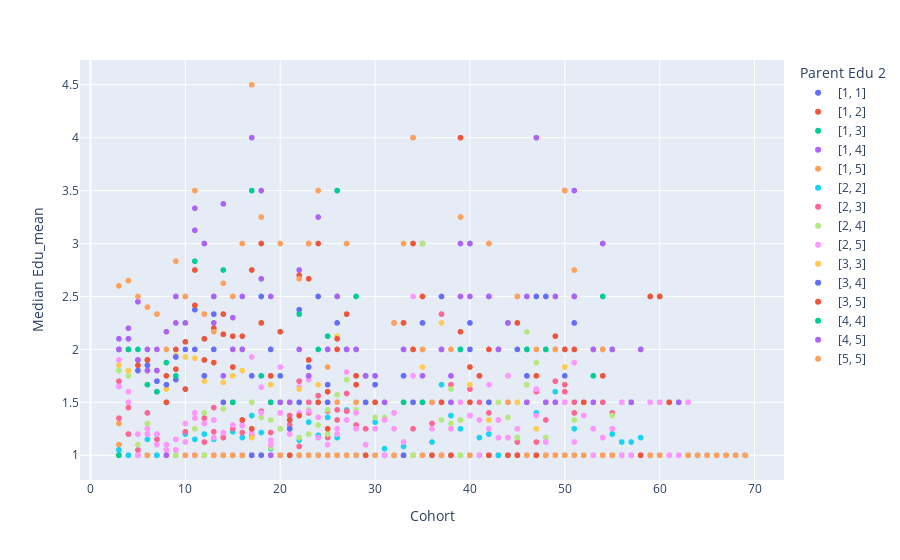

The cell this chart's notebook holds for it:
### Code cell
import plotly.express as px

agg_ls["Parent Edu 2"] = agg_ls["Parent Edu 2"].astype(str)
data = agg_ls[agg_ls['Scenario'] == 1]
fig1 = px.scatter(data, x='Cohort', y='Median Edu_mean', color='Parent Edu 2')

agg_ls["Parent Edu 2"] = agg_ls["Parent Edu 2"].astype(str)
data = agg_ls[agg_ls['Scenario'] == 2]
fig2 = px.scatter(data, x='Cohort', y='Median Edu_mean', color='Parent Edu 2')

agg_ls["Parent Edu 2"] = agg_ls["Parent Edu 2"].astype(str)
data = agg_ls[agg_ls['Scenario'] == 3]
fig3 = px.scatter(data, x='Cohort', y='Median Edu_mean', color='Parent Edu 2')

fig1.show()
fig2.show()
fig3.show()

### Figure 1 — Plotly figure (JSON) as saved in the notebook; plotly's stock layout.template omitted (floating-point values rounded to 4 significant figures; data arrays with more than 128 entries replaced by an {"elided": "..."} marker saying what was removed)
{"data": [{"hovertemplate": "Parent Edu 2=[1, 1]<br>Cohort=%{x}<br>Median Edu_mean=%{y}<extra></extra>", "legendgroup": "[1, 1]", "marker": {"color": "#636efa", "symbol": "circle"}, "mode": "markers", "name": "[1, 1]", "showlegend": true, "type": "scattergl", "x": [3, 4, 5, 6, 7, 8, 9, 10, 11, 12, 13, 14, 15, 16, 17, 18, 19, 20, 21, 22, 23, 24, 25, 26, 27, 28, 29, 30, 31, 32, 33, 34, 35, 36, 37, 38, 39, 40, 41, 42, 43, 44, 45, 46, 47, 48, 49, 50, 51, 52, 53, 54, 55, 56, 57, 58, 59, 60, 61, 62, 63, 64, 65, 66, 67, 68, 69], "xaxis": "x", "y": [1, 1, 1, 1, 1, 1, 1, 1, 1, 1, 1, 1, 1, 1, 1, 1, 1, 1, 1, 1, 1, 1, 1, 1, 1, 1, 1, 1, 1, 1, 1, 1, 1, 1, 1, 1, 1, 1, 1, 1, 1, 1, 1, 1, 1, 1, 1, 1, 1, 1, 1, 1, 1, 1, 1, 1, 1, 1, 1, 1, 1, 1, 1, 1, 1, 1, 1], "yaxis": "y"}, {"hovertemplate": "Parent Edu 2=[1, 2]<br>Cohort=%{x}<br>Median Edu_mean=%{y}<extra></extra>", "legendgroup": "[1, 2]", "marker": {"color": "#EF553B", "symbol": "circle"}, "mode": "markers", "name": "[1, 2]", "showlegend": true, "type": "scattergl", "x": {"elided": "134 int values"}, "xaxis": "x", "y": {"elided": "134 int values"}, "yaxis": "y"}, {"hovertemplate": "Parent Edu 2=[1, 3]<br>Cohort=%{x}<br>Median Edu_mean=%{y}<extra></extra>", "legendgroup": "[1, 3]", "marker": {"color": "#00cc96", "symbol": "circle"}, "mode": "markers", "name": "[1, 3]", "showlegend": true, "type": "scattergl", "x": {"elided": "134 int values"}, "xaxis": "x", "y": {"elided": "134 int values"}, "yaxis": "y"}, {"hovertemplate": "Parent Edu 2=[1, 4]<br>Cohort=%{x}<br>Median Edu_mean=%{y}<extra></extra>", "legendgroup": "[1, 4]", "marker": {"color": "#ab63fa", "symbol": "circle"}, "mode": "markers", "name": "[1, 4]", "showlegend": true, "type": "scattergl", "x": {"elided": "134 int values"}, "xaxis": "x", "y": {"elided": "134 float values"}, "yaxis": "y"}, {"hovertemplate": "Parent Edu 2=[1, 5]<br>Cohort=%{x}<br>Median Edu_mean=%{y}<extra></extra>", "legendgroup": "[1, 5]", "marker": {"color": "#FFA15A", "symbol": "circle"}, "mode": "markers", "name": "[1, 5]", "showlegend": true, "type": "scattergl", "x": {"elided": "134 int values"}, "xaxis": "x", "y": {"elided": "134 float values"}, "yaxis": "y"}, {"hovertemplate": "Parent Edu 2=[2, 2]<br>Cohort=%{x}<br>Median Edu_mean=%{y}<extra></extra>", "legendgroup": "[2, 2]", "marker": {"color": "#19d3f3", "symbol": "circle"}, "mode": "markers", "name": "[2, 2]", "showlegend": true, "type": "scattergl", "x": [3, 4, 5, 6, 7, 8, 9, 10, 11, 12, 13, 14, 15, 16, 17, 18, 19, 20, 21, 22, 23, 24, 25, 26, 27, 28, 29, 30, 31, 32, 33, 34, 35, 36, 37, 38, 39, 40, 41, 42, 43, 44, 45, 46, 47, 48, 49, 50, 51, 52, 53, 54, 55, 56, 57, 58, 59, 60, 61, 62, 63, 64, 65, 66, 67, 68, 69], "xaxis": "x", "y": [1.05, 1, 1, 1.15, 1, 1.1, 1.05, 1.2, 1.15, 1.2, 1.15, 1.167, 1.222, 1.167, 1.375, 1.214, 1.062, 1.4, 1.25, 1.143, 1.312, 1.188, 1.357, 1.167, 1.429, 1.25, 1, 1.312, 1.062, 1.4, 1.083, 1, 3, 1.125, 1.667, 1.375, 1.25, 1.375, 1.167, 1.2, 1, 1.167, 1.167, 2, 1.4, 1.125, 1.6, 1.5, 1.25, 1.375, 1.25, 1.167, 1.2, 1.125, 1.125, 1.167, 1.5, 1.5, 1, 1, 1.5, null, null, null, null, null, null], "yaxis": "y"}, {"hovertemplate": "Parent Edu 2=[2, 3]<br>Cohort=%{x}<br>Median Edu_mean=%{y}<extra></extra>", "legendgroup": "[2, 3]", "marker": {"color": "#FF6692", "symbol": "circle"}, "mode": "markers", "name": "[2, 3]", "showlegend": true, "type": "scattergl", "x": {"elided": "134 int values"}, "xaxis": "x", "y": {"elided": "134 float values"}, "yaxis": "y"}, {"hovertemplate": "Parent Edu 2=[2, 4]<br>Cohort=%{x}<br>Median Edu_mean=%{y}<extra></extra>", "legendgroup": "[2, 4]", "marker": {"color": "#B6E880", "symbol": "circle"}, "mode": "markers", "name": "[2, 4]", "showlegend": true, "type": "scattergl", "x": {"elided": "134 int values"}, "xaxis": "x", "y": {"elided": "134 float values"}, "yaxis": "y"}, {"hovertemplate": "Parent Edu 2=[2, 5]<br>Cohort=%{x}<br>Median Edu_mean=%{y}<extra></extra>", "legendgroup": "[2, 5]", "marker": {"color": "#FF97FF", "symbol": "circle"}, "mode": "markers", "name": "[2, 5]", "showlegend": true, "type": "scattergl", "x": {"elided": "134 int values"}, "xaxis": "x", "y": {"elided": "134 float values"}, "yaxis": "y"}, {"hovertemplate": "Parent Edu 2=[3, 3]<br>Cohort=%{x}<br>Median Edu_mean=%{y}<extra></extra>", "legendgroup": "[3, 3]", "marker": {"color": "#FECB52", "symbol": "circle"}, "mode": "markers", "name": "[3, 3]", "showlegend": true, "type": "scattergl", "x": [3, 4, 5, 6, 7, 8, 9, 10, 11, 12, 13, 14, 15, 16, 17, 18, 19, 20, 21, 22, 23, 24, 25, 26, 27, 28, 29, 30, 31, 32, 33, 34, 35, 36, 37, 38, 39, 40, 41, 42, 43, 44, 45, 46, 47, 48, 49, 50, 51, 52, 53, 54, 55, 56, 57, 58, 59, 60, 61, 62, 63, 64, 65, 66, 67, 68, 69], "xaxis": "x", "y": [1.85, 1.8, 1.9, 1.85, 1.7, 1.625, 1.944, 1.929, 1.917, 1.7, 2, 1.688, 1.75, 1.8, 1.167, 1, 1.667, 1.5, 1.25, 1.625, 1.9, 1.667, 1.25, 2.125, 2, 1.5, 1.5, 1.5, null, null, 1.5, 1.5, 1.833, 1, 2.25, 1, 2, 1.667, 1.75, 1.333, null, 1, 1.5, 1.5, 1.25, 2, 2, 1.833, 2.25, 1.5, 2, 2, 2, null, null, 1, 2.5, 2.5, 1.5, null, null, null, null, null, null, null, null], "yaxis": "y"}, {"hovertemplate": "Parent Edu 2=[3, 4]<br>Cohort=%{x}<br>Median Edu_mean=%{y}<extra></extra>", "legendgroup": "[3, 4]", "marker": {"color": "#636efa", "symbol": "circle"}, "mode": "markers", "name": "[3, 4]", "showlegend": true, "type": "scattergl", "x": {"elided": "134 int values"}, "xaxis": "x", "y": {"elided": "134 float values"}, "yaxis": "y"}, {"hovertemplate": "Parent Edu 2=[3, 5]<br>Cohort=%{x}<br>Median Edu_mean=%{y}<extra></extra>", "legendgroup": "[3, 5]", "marker": {"color": "#EF553B", "symbol": "circle"}, "mode": "markers", "name": "[3, 5]", "showlegend": true, "type": "scattergl", "x": {"elided": "134 int values"}, "xaxis": "x", "y": {"elided": "134 float values"}, "yaxis": "y"}, {"hovertemplate": "Parent Edu 2=[4, 4]<br>Cohort=%{x}<br>Median Edu_mean=%{y}<extra></extra>", "legendgroup": "[4, 4]", "marker": {"color": "#00cc96", "symbol": "circle"}, "mode": "markers", "name": "[4, 4]", "showlegend": true, "type": "scattergl", "x": [3, 4, 5, 6, 7, 8, 9, 10, 11, 12, 13, 14, 15, 16, 17, 18, 19, 20, 21, 22, 23, 24, 25, 26, 27, 28, 29, 30, 31, 32, 33, 34, 35, 36, 37, 38, 39, 40, 41, 42, 43, 44, 45, 46, 47, 48, 49, 50, 51, 52, 53, 54, 55, 56, 57, 58, 59, 60, 61, 62, 63, 64, 65, 66, 67, 68, 69], "xaxis": "x", "y": [2, 2, 2, 1.667, 1.6, 1.875, 1.75, 2.25, 2.833, 3, 2.5, 2.75, 1.5, 2, 3.5, 1.75, 1.5, 1.5, 1.5, 2.333, 1.75, 2, 2.125, 3.5, 2, 2.5, 1.75, 1.75, 1.5, null, 1.5, null, 1.5, null, 2, 1.5, 2, 3, null, 2.5, 2, 2.25, null, 2, 4, 2, null, null, 2.5, null, 1.75, 2.5, 2, null, 1.5, 2, null, null, null, 1.5, null, null, null, null, null, null, null], "yaxis": "y"}, {"hovertemplate": "Parent Edu 2=[4, 5]<br>Cohort=%{x}<br>Median Edu_mean=%{y}<extra></extra>", "legendgroup": "[4, 5]", "marker": {"color": "#ab63fa", "symbol": "circle"}, "mode": "markers", "name": "[4, 5]", "showlegend": true, "type": "scattergl", "x": {"elided": "134 int values"}, "xaxis": "x", "y": {"elided": "134 float values"}, "yaxis": "y"}, {"hovertemplate": "Parent Edu 2=[5, 5]<br>Cohort=%{x}<br>Median Edu_mean=%{y}<extra></extra>", "legendgroup": "[5, 5]", "marker": {"color": "#FFA15A", "symbol": "circle"}, "mode": "markers", "name": "[5, 5]", "showlegend": true, "type": "scattergl", "x": [3, 4, 5, 6, 7, 8, 9, 10, 11, 12, 13, 14, 15, 16, 17, 18, 19, 20, 21, 22, 23, 24, 25, 26, 27, 28, 29, 30, 31, 32, 33, 34, 35, 36, 37, 38, 39, 40, 41, 42, 43, 44, 45, 46, 47, 48, 49, 50, 51, 52, 53, 54, 55, 56, 57, 58, 59, 60, 61, 62, 63, 64, 65, 66, 67, 68, 69], "xaxis": "x", "y": [2.6, 2.65, 2.5, 2.4, 2.333, 2, 2.833, 2.5, 3.5, 2.333, 2.167, 2.625, 2.5, 3, 4.5, 3.25, null, 3, null, 2.667, 3, 3.5, 1.833, 1.5, 3, 1.5, null, null, null, 2.25, 3, 4, 2, 1.5, 1, 2, 3.25, null, null, 3, null, 1.5, 2.5, null, 2, 1, 2, 3.5, 2.75, null, null, 2, null, null, null, null, null, null, null, null, null, null, null, null, null, null, null], "yaxis": "y"}], "layout": {"autosize": true, "legend": {"title": {"text": "Parent Edu 2"}, "tracegroupgap": 0}, "margin": {"t": 60}, "xaxis": {"anchor": "y", "autorange": true, "domain": [0, 1], "range": [-1.131, 73.13], "title": {"text": "Cohort"}, "type": "linear"}, "yaxis": {"anchor": "x", "autorange": true, "domain": [0, 1], "range": [0.729, 4.771], "title": {"text": "Median Edu_mean"}, "type": "linear"}}}
